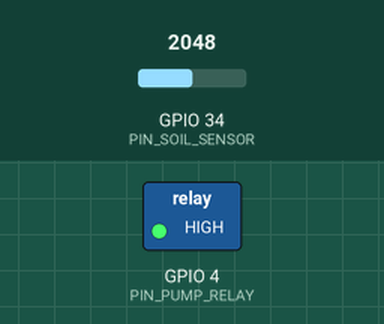
A sketch run on a simulated ESP32. Shown: switched loads named in the sketch (green lamp = pin HIGH). The inputs (shaded band) are chosen by the test bench; at power-on: GPIO 34 (PIN_SOIL_SENSOR) = 2048. WiFi joins after 1.5 s; servers stay silent unless stated; what the sketch prints to the serial monitor is not drawn.

Above: at 8.2 s.
8.3 s: GPIO 34 (PIN_SOIL_SENSOR) set to 3522
14.1 s: GPIO 34 (PIN_SOIL_SENSOR) set to 3634
At 15.4 s:
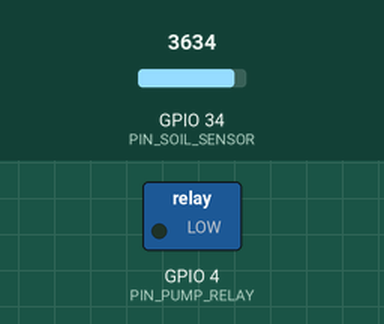
Timing chart, 0 to 17.1 s (numbered marks = the images above; inputs shaded):
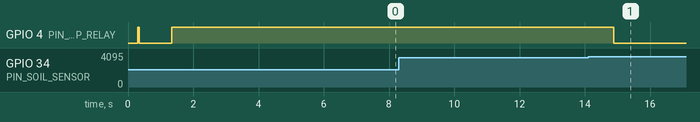

The sketch:

sketch_oct5a.ino
```cpp
#include <WiFi.h>
#include <Firebase_ESP_Client.h>
#include "addons/TokenHelper.h"
#include "addons/RTDBHelper.h"

// ========================================
// CONFIGURAÇÕES DO USUÁRIO
// ========================================
#define WIFI_SSID        "GABRIEL OI"
#define WIFI_PASSWORD    "85139584Gg#"
#define API_KEY          "AIzaSyCkVxnJ7TA3MgXOsDvDpxj8HGg-SY7NZzA"
#define DATABASE_URL     "https://tcc-gabriel-9a0f9-default-rtdb.firebaseio.com/"
#define DEVICE_ID        "esp32-vaso-01"

// ========================================
// PINOS E CONSTANTES
// ========================================
#define PIN_PUMP_RELAY   4      // GPIO 4 -> TIP127 -> Relé
#define PIN_SOIL_SENSOR  34     // GPIO 34 (ADC1_CH6) -> Sensor de Umidade

// ========================================
// CALIBRAÇÃO DO SENSOR
// ========================================
#define SENSOR_DRY   3100  // Valor ADC quando solo está SECO
#define SENSOR_WET   1400  // Valor ADC quando solo está MOLHADO

// Intervalos de tempo padrão
const unsigned long HEARTBEAT_INTERVAL_MS = 60000;  // 60s
const unsigned long TELEMETRY_INTERVAL_MS = 10000;  // 10s
const unsigned long BOOT_STABILIZATION_MS = 10000;  // 10s de estabilização

// ========================================
// OBJETOS GLOBAIS
// ========================================
FirebaseData fbdo;
FirebaseData streamCmd;
FirebaseData streamCfg;
FirebaseAuth auth;
FirebaseConfig config;

// ========================================
// VARIÁVEIS DE ESTADO
// ========================================
unsigned long bootAt = 0;
unsigned long lastHeartbeat = 0;
unsigned long lastTelemetry = 0;
unsigned long lastSensorRead = 0;

bool pumpState = false;
float currentMoisture = 40.0;
bool firebaseInitialized = false;

// Variável para intervalo de leitura do sensor (dinâmico)
unsigned long sensorReadIntervalMs = 2000;  // valor padrão 2 segundos

// Estados da máquina de controle
enum SystemState {
  STATE_IDLE,
  STATE_IRRIGATING
};
SystemState systemState = STATE_IDLE;

// ========================================
// CONFIGURAÇÃO ATUAL (sincronizada com Firebase)
// ========================================
struct Config {
  int moistureLowPct = 35;
  int moistureHighPct = 45;
  int tMaxIrrSec = 30;
  int rawDry = SENSOR_DRY;
  int rawWet = SENSOR_WET;
  String plantName = "";
  unsigned long updatedAt = 0;
} currentConfig;

// ========================================
// DECLARAÇÕES DE FUNÇÕES
// ========================================
void publishSnapshot();
void publishTelemetry();
void publishHeartbeat();

// ========================================
// FUNÇÕES AUXILIARES
// ========================================

bool isFirebaseReady() {
  return Firebase.ready();
}

// Controle do relé com TIP127 (PNP - lógica invertida)
void setPump(bool on) {
  pumpState = on;
  digitalWrite(PIN_PUMP_RELAY, on ? LOW : HIGH);  // Invertido para PNP
  Serial.printf("[PUMP] %s\n", on ? "🟢 LIGADA" : "⚪ DESLIGADA");
}

// Leitura do sensor de umidade com média móvel simples
float readSoilMoisture() {
  static int readings[10] = {0};
  static int readIndex = 0;
  static bool initialized = false;

  int raw = analogRead(PIN_SOIL_SENSOR);

  if (!initialized) {
    for (int i = 0; i < 10; i++) readings[i] = raw;
    initialized = true;
  } else {
    readings[readIndex] = raw;
    readIndex = (readIndex + 1) % 10;
  }

  int sum = 0;
  for (int i = 0; i < 10; i++) sum += readings[i];
  int rawValue = sum / 10;

  float moisture = map(rawValue, currentConfig.rawDry, currentConfig.rawWet, 0, 100);

  if (moisture < 0) moisture = 0;
  if (moisture > 100) moisture = 100;

  static unsigned long lastDebug = 0;
  if (millis() - lastDebug > 5000) {
    Serial.printf("[SENSOR] 📊 Raw: %d | Umidade: %.1f%% | Calibração: [%d seco ↔ %d molhado]\n",
                  rawValue, moisture, currentConfig.rawDry, currentConfig.rawWet);
    lastDebug = millis();
  }

  return moisture;
}

const char* stateToString(SystemState state) {
  switch (state) {
    case STATE_IDLE: return "IDLE";
    case STATE_IRRIGATING: return "IRRIGATING";
    default: return "UNKNOWN";
  }
}

// ========================================
// SETUP WIFI
// ========================================
void setupWifi() {
  WiFi.mode(WIFI_STA);
  WiFi.begin(WIFI_SSID, WIFI_PASSWORD);
  Serial.printf("\n[WiFi] Conectando a \"%s\"", WIFI_SSID);

  int retries = 0;
  while (WiFi.status() != WL_CONNECTED && retries < 60) {
    delay(500);
    Serial.print(".");
    retries++;
  }
  Serial.println();

  if (WiFi.status() == WL_CONNECTED) {
    Serial.printf("[WiFi] ✅ Conectado\n");
    Serial.printf("       IP: %s\n", WiFi.localIP().toString().c_str());
    Serial.printf("       RSSI: %d dBm\n", WiFi.RSSI());
  } else {
    Serial.println("[WiFi] ⚠️ Não conectou (continuará tentando em background)");
  }
}

// ========================================
// CALLBACKS DE STREAM
// ========================================

void streamCallbackCmd(FirebaseStream data) {
  Serial.printf("[CMD] 📥 Recebido | path=%s | type=%s\n",
                data.dataPath().c_str(),
                data.dataType().c_str());

  if (data.dataType() == "boolean") {
    bool v = data.boolData();
    Serial.printf("[CMD] irrigateNow = %s\n", v ? "true" : "false");

    if (v) {
      Serial.println("[CMD] 💧 Executando irrigação manual...");

      setPump(true);
      delay(3000);
      setPump(false);

      String cmdPath = "/devices/" + String(DEVICE_ID) + "/commands/irrigateNow";
      if (Firebase.RTDB.setBool(&fbdo, cmdPath.c_str(), false)) {
        Serial.println("[CMD] ✅ ACK enviado (irrigateNow=false)");
      } else {
        Serial.printf("[CMD] ❌ Falha ACK: %s\n", fbdo.errorReason().c_str());
      }

      String evtPath = "/devices/" + String(DEVICE_ID) + "/events";
      FirebaseJson evt;
      evt.set("tsMs", (int)millis());
      evt.set("type", "manual_irrigate");
      evt.set("duration", 3);
      Firebase.RTDB.pushJSON(&fbdo, evtPath.c_str(), &evt);

      systemState = STATE_IDLE;  // Remove lockout, volta para IDLE
      publishSnapshot();
    }
  }
}

void streamTimeoutCmd(bool timeout) {
  if (timeout) {
    Serial.println("[CMD] ⚠️ Stream timeout, reconectando...");
  }
}

void streamCallbackConfig(FirebaseStream data) {
  Serial.printf("[CONFIG] 📥 Recebido | path=%s | type=%s\n",
                data.dataPath().c_str(),
                data.dataType().c_str());

  if (data.dataType() == "json") {
    FirebaseJson json = data.jsonObject();
    FirebaseJsonData result;

    if (json.get(result, "moistureLowPct")) currentConfig.moistureLowPct = result.intValue;
    if (json.get(result, "moistureHighPct")) currentConfig.moistureHighPct = result.intValue;
    if (json.get(result, "tMaxIrrSec")) currentConfig.tMaxIrrSec = result.intValue;
    if (json.get(result, "rawDry")) currentConfig.rawDry = result.intValue;
    if (json.get(result, "rawWet")) currentConfig.rawWet = result.intValue;
    if (json.get(result, "plantName")) currentConfig.plantName = result.stringValue;
    if (json.get(result, "updatedAt")) currentConfig.updatedAt = result.intValue;

    // Novo: ler sensorReadIntervalMs
    if (json.get(result, "sensorReadIntervalMs")) {
      sensorReadIntervalMs = result.intValue;
      Serial.printf("[CONFIG] Intervalo de leitura do sensor atualizado para %lu ms (%.2f segundos)\n", sensorReadIntervalMs, sensorReadIntervalMs / 1000.0);
    }

    Serial.println("[CONFIG] ✅ Configuração atualizada:");
    Serial.printf("         🌱 Planta: %s\n",
                  currentConfig.plantName.length() > 0 ? currentConfig.plantName.c_str() : "Manual");
    Serial.printf("         💧 Faixa umidade: %d%% - %d%%\n",
                  currentConfig.moistureLowPct, currentConfig.moistureHighPct);
    Serial.printf("         ⏱️  Tempo máx irrigação: %ds\n", currentConfig.tMaxIrrSec);
  }
}

void streamTimeoutConfig(bool timeout) {
  if (timeout) {
    Serial.println("[CONFIG] ⚠️ Stream timeout, reconectando...");
  }
}

// ========================================
// SETUP FIREBASE
// ========================================
void setupFirebase() {
  config.api_key = API_KEY;
  config.database_url = DATABASE_URL;
  config.token_status_callback = tokenStatusCallback;

  Serial.println("[FB] 🔐 Autenticando anonimamente...");
  if (Firebase.signUp(&config, &auth, "", "")) {
    Serial.println("[FB] ✅ Autenticação iniciada");
  } else {
    Serial.printf("[FB] ❌ Erro de autenticação: %s\n",
                  config.signer.signupError.message.c_str());
  }

  Firebase.begin(&config, &auth);
  Firebase.reconnectWiFi(true);

  Serial.println("[FB] ⏳ Firebase inicializado (token será obtido em background)");
  firebaseInitialized = true;
}

void initializeStreams() {
  static bool streamsInitialized = false;

  if (streamsInitialized || !isFirebaseReady()) {
    return;
  }

  Serial.println("[FB] ✅ Token pronto! Inicializando streams...");

  String bootPath = "/devices/" + String(DEVICE_ID) + "/status/bootTsMs";
  if (Firebase.RTDB.setInt(&fbdo, bootPath.c_str(), (int)millis())) {
    Serial.println("[FB] ✅ bootTsMs publicado");
  }

  String cmdPath = "/devices/" + String(DEVICE_ID) + "/commands/irrigateNow";
  if (Firebase.RTDB.beginStream(&streamCmd, cmdPath.c_str())) {
    Firebase.RTDB.setStreamCallback(&streamCmd, streamCallbackCmd, streamTimeoutCmd);
    Serial.printf("[FB] ✅ Stream commands ativo\n");
  } else {
    Serial.printf("[FB] ❌ Erro stream commands: %s\n", streamCmd.errorReason().c_str());
  }

  String cfgPath = "/devices/" + String(DEVICE_ID) + "/config";
  if (Firebase.RTDB.beginStream(&streamCfg, cfgPath.c_str())) {
    Firebase.RTDB.setStreamCallback(&streamCfg, streamCallbackConfig, streamTimeoutConfig);
    Serial.printf("[FB] ✅ Stream config ativo\n");
  } else {
    Serial.printf("[FB] ❌ Erro stream config: %s\n", streamCfg.errorReason().c_str());
  }

  publishSnapshot();

  streamsInitialized = true;
  Serial.println("[FB] ✅ Streams inicializados com sucesso!\n");
}

// ========================================
// PUBLICAÇÃO DE DADOS
// ========================================

void publishHeartbeat() {
  if (!isFirebaseReady()) {
    return;
  }

  String hbPath = "/devices/" + String(DEVICE_ID) + "/status/heartbeatTsMs";
  if (Firebase.RTDB.setInt(&fbdo, hbPath.c_str(), (int)millis())) {
    Serial.printf("[HB] ✅ Heartbeat enviado (%lu ms)\n", millis());
  } else {
    Serial.printf("[HB] ❌ Falha: %s\n", fbdo.errorReason().c_str());
  }
}

void publishSnapshot() {
  if (!isFirebaseReady()) {
    return;
  }

  String snapPath = "/devices/" + String(DEVICE_ID) + "/snapshot";
  FirebaseJson snap;
  snap.set("soilMoisture", currentMoisture);
  snap.set("pumpState", pumpState);
  snap.set("state", stateToString(systemState));
  snap.set("tsMs", (int)millis());

  if (Firebase.RTDB.setJSON(&fbdo, snapPath.c_str(), &snap)) {
    Serial.printf("[SNAP] ✅ Atualizado | Umidade: %.1f%% | Estado: %s | Bomba: %s\n",
                  currentMoisture, stateToString(systemState), pumpState ? "ON" : "OFF");
  } else {
    Serial.printf("[SNAP] ❌ Falha: %s\n", fbdo.errorReason().c_str());
  }
}

void publishTelemetry() {
  if (!isFirebaseReady()) {
    return;
  }

  String telePath = "/devices/" + String(DEVICE_ID) + "/telemetry";
  FirebaseJson tele;
  tele.set("tsMs", (int)millis());
  tele.set("soilMoisture", currentMoisture);
  tele.set("pumpState", pumpState);
  tele.set("state", stateToString(systemState));

  if (Firebase.RTDB.pushJSON(&fbdo, telePath.c_str(), &tele)) {
    Serial.printf("[TEL] ✅ Publicada | Umidade: %.1f%%\n", currentMoisture);
  } else {
    Serial.printf("[TEL] ❌ Falha: %s\n", fbdo.errorReason().c_str());
  }
}

// ========================================
// LÓGICA DE CONTROLE AUTOMÁTICO
// ========================================
void controlLoop() {
  if (millis() - bootAt < BOOT_STABILIZATION_MS) {
    return;
  }

  unsigned long now = millis();

  switch (systemState) {
    case STATE_IDLE:
      if (currentMoisture < currentConfig.moistureLowPct) {
        Serial.printf("[CTRL] 💧 ACIONANDO BOMBA! Umidade baixa (%.1f%% < %d%%)\n", currentMoisture, currentConfig.moistureLowPct);
        systemState = STATE_IRRIGATING;
        setPump(true);
        publishSnapshot();
      }
      break;

    case STATE_IRRIGATING:
      if (currentMoisture >= currentConfig.moistureHighPct) {
        Serial.printf("[CTRL] ✅ Umidade atingida (%.1f%% >= %d%%), DESLIGANDO BOMBA\n", currentMoisture, currentConfig.moistureHighPct);
        setPump(false);
        systemState = STATE_IDLE;
        publishSnapshot();
      }
      break;
  }
}

// ========================================
// SETUP
// ========================================
void setup() {
  Serial.begin(115200);
  delay(300);

  bootAt = millis();

  pinMode(PIN_PUMP_RELAY, OUTPUT);
  pinMode(PIN_SOIL_SENSOR, INPUT);

  digitalWrite(PIN_PUMP_RELAY, HIGH);  // Bomba desligada
  pumpState = false;

  Serial.println("\n╔════════════════════════════════════════════╗");
  Serial.println("║   ESP32 - Sistema de Irrigação IoT        ║");
  Serial.println("║   Device ID: esp32-vaso-01                 ║");
  Serial.println("║   Versão: 4.0 - Intervalo leitura dinâmico║");
  Serial.println("║   🌱 Sensor: GPIO34 (configurável)         ║");
  Serial.println("║   💧 Relé: GPIO4 + TIP127 (PNP)            ║");
  Serial.println("╚════════════════════════════════════════════╝\n");

  Serial.println("[TEST] 🔧 Testando relé com TIP127...");
  digitalWrite(PIN_PUMP_RELAY, LOW);  // Liga
  delay(1000);
  digitalWrite(PIN_PUMP_RELAY, HIGH); // Desliga
  Serial.println("[TEST] ✅ Relé OK!\n");

  Serial.printf("[BOOT] ⏳ Período de estabilização: %d segundos\n", BOOT_STABILIZATION_MS / 1000);
  Serial.println("[BOOT] 🚫 Controle automático bloqueado durante boot\n");

  setupWifi();
  setupFirebase();

  Serial.println("\n✅ Setup concluído! Sistema operacional.\n");
  Serial.println("═══════════════════════════════════════════════\n");
}

// ========================================
// LOOP PRINCIPAL
// ========================================
void loop() {
  unsigned long now = millis();

  if (firebaseInitialized && isFirebaseReady()) {
    initializeStreams();
  }

  if (now - lastSensorRead >= sensorReadIntervalMs) {
    lastSensorRead = now;
    currentMoisture = readSoilMoisture();
    controlLoop();

    Serial.printf("[LOOP] Medição do sensor realizada. Próxima em %lu ms (%.2f segundos)\n", sensorReadIntervalMs, sensorReadIntervalMs / 1000.0);
  }

  if (now - lastTelemetry >= TELEMETRY_INTERVAL_MS) {
    lastTelemetry = now;
    publishTelemetry();
  }

  if (now - lastHeartbeat >= HEARTBEAT_INTERVAL_MS) {
    lastHeartbeat = now;
    publishHeartbeat();
  }

  delay(10);
}
```

Measured:
- the behaviour switches between 3574 and 3575 on GPIO 34 (PIN_SOIL_SENSOR) (found by bisection; images 0 and 1)
- after the input at 8.3 s, every drawn part: stays the same
